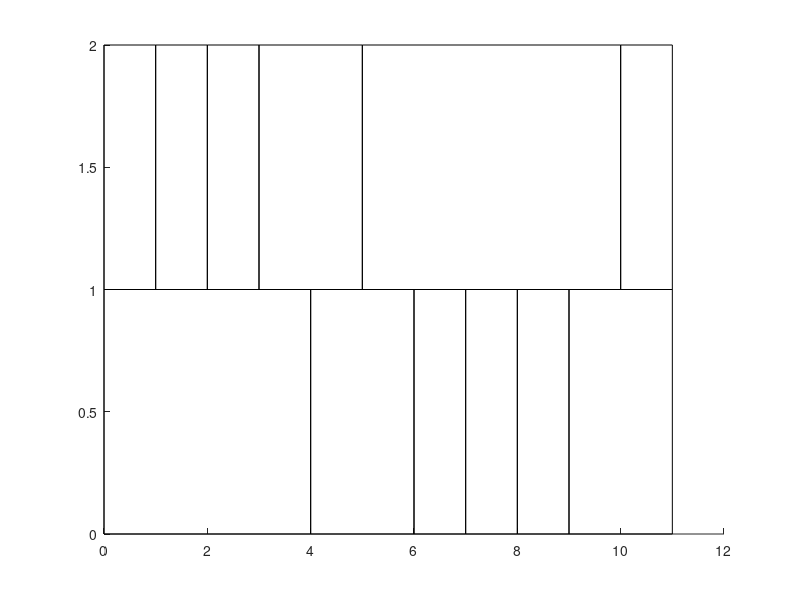

MATLAB code to generate this figure:
%PLOTBLOCKS

% a
rectangle('Position',[0 1 1 1]);
rectangle('Position',[1 1 1 1]);
rectangle('Position',[2 1 1 1]);
rectangle('Position',[3 1 2 1]);
rectangle('Position',[5 1 5 1]);
rectangle('Position',[10 1 1 1]);

% b
rectangle('Position',[0 0 4 1]);
rectangle('Position',[4 0 2 1]);
rectangle('Position',[6 0 1 1]);
rectangle('Position',[7 0 1 1]);
rectangle('Position',[8 0 1 1]);
rectangle('Position',[9 0 2 1]);